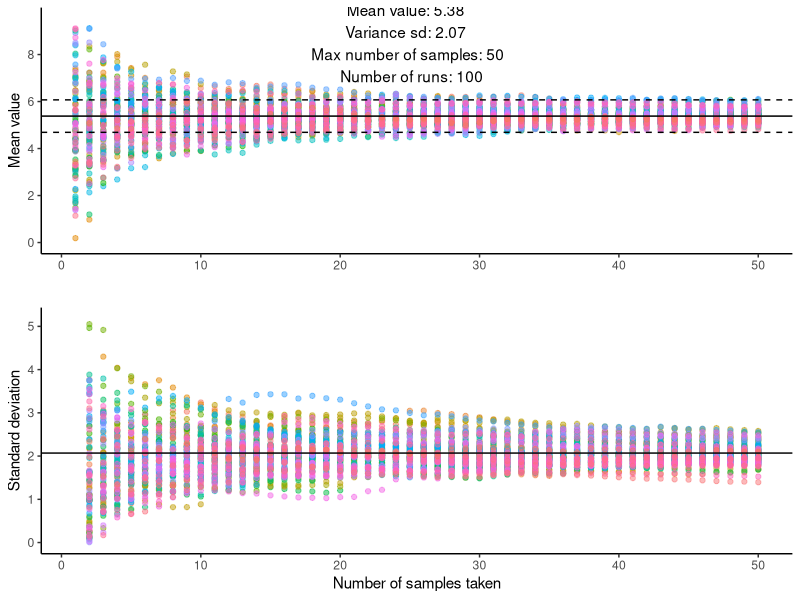

Generate this figure with R:
library(tidyverse) # run install.packages('tidyverse') in the console if you don't have it installed
library(TTR)  #run install.packages('TTR') in the console if you don't have it installed
library(gridExtra)


# Imput settings ----------------------------------------------------------


Mean_average  <-5.38     #The average used in the model
Variance_sd <-2.07       #The sd used in the model
Number_of_samples <- 50  #The maximum number of samples
Number_of_runs <- 100    #Number of times to run the model
Number_of_samples_acctually_taken  <- NaN #The number of samples actually taken, adds a vertical line for them in the graph, remove it by setting it to NaN




# Defining dataframes -----------------------------------------------------


Raw_dataframe <- data.frame(matrix(0, ncol = Number_of_runs, nrow = Number_of_samples))  #Create a dataframe for the simulated data
Sliding_mean <-data.frame(matrix(0, ncol = Number_of_runs, nrow = Number_of_samples)) #Create a dataframe for the sliding average
Sliding_sd <-data.frame(matrix(0, ncol = Number_of_runs, nrow = Number_of_samples)) #Creating a dataframe for the slding sd, right now im not using the sd 



# Create mock data --------------------------------------------------------


for (i in 1:Number_of_samples) {
  
  
  Raw_dataframe[i,]<- rnorm(Number_of_runs, mean=Mean_average, sd=Variance_sd)  #Create the simulated data 100 tines for the length of the empty dataframe
  
  }




# Calculated sliding average ----------------------------------------------



for (i in 1:Number_of_runs) { 
  
  Sliding_mean[,i]  <- runMean(Raw_dataframe[,i], n=1, cumulative = TRUE) #Create the sliding mean, cumulative adds the new number each time, n determines when the firs value should be 
  Sliding_sd[,i] <- runSD(Raw_dataframe[,i], n=1, cumulative = TRUE) #same but for sd
  
}




# Reformat data for ggplot  -----------------------------------------------


data_long <- gather(Sliding_mean)  #this rearange the data to a format that can acctually be plotted
data_long$n_sample <- rep(1:Number_of_samples, times=Number_of_runs) # This adds the number of samples that is used for the average

data_long_sd <- gather(Sliding_sd)
data_long_sd$n_sample <- rep(1:Number_of_samples, times=Number_of_runs)





# Plotalot ----------------------------------------------------------------

#Plot average
Figure_a <- ggplot(data_long, aes(x=n_sample, y=value, color=key))+  #it is okay to get a error message that they removed rows equl to the number of runs (its becouse the first average is blank)
  geom_point(show.legend = FALSE, alpha=0.5)+
  geom_vline(aes(xintercept=Number_of_samples_acctually_taken), color="blue")+ #Enable this line and set the value of samples used to show that on the graph 
  geom_hline(aes(yintercept=Mean_average))+
  geom_hline(aes(yintercept=Mean_average-(Variance_sd/3)), linetype="dashed")+  ##The errorbars are 1/3 of sd, to line up with the final derivation, might want to change that
  geom_hline(aes(yintercept=Mean_average+(Variance_sd/3)),linetype="dashed")+
  scale_y_continuous(limits = c(0,Mean_average+Variance_sd*2), n.breaks = 7)+
  xlab(" ")+
  ylab("Mean value")+
  theme_classic()+
  annotate("text", x = Number_of_samples/2, y = Mean_average+Variance_sd*1.5, label = paste("Mean value:",Mean_average,  #This adds the values assigned as the settings for the model, the paste comand ties it together
                                                                                         "\ \nVariance sd:", Variance_sd, #\ \n in a string makes a new row, note the spaces between \ \!
                                                                                         "\ \n Max number of samples:", Number_of_samples,
                                                                                         "\ \n Number of runs:", Number_of_runs))
  

#Plot sd

Figure_sd <- ggplot(data_long_sd, aes(x=n_sample, y=value, color=key))+  #it is okay to get a error message that they removed rows equl to the number of runs (its becouse the first average is blank)
  geom_point(show.legend = FALSE, alpha=0.5)+
  geom_vline(aes(xintercept=Number_of_samples_acctually_taken), color="blue")+ #Enable this line and set the value of samples used to show that on the graph 
  geom_hline(aes(yintercept=Variance_sd))+
  scale_y_continuous(limits = c(0,Variance_sd*2.5), n.breaks = 7)+
  xlab("Number of samples taken")+
  ylab("Standard deviation")+
  theme_classic()


#Show them both in one figure
grid.arrange(Figure_a,Figure_sd)

#Lugol_stats <- data.frame("Experiment"= c("EXP","STAT","LSTAT_NH4", "LSTAT_NO3"), "Mean_c_length" = c(5.3807, 3.8943, NaN, NaN), "Variance_c_length" = c(2.0677, 1.6253,NaN,NaN))
